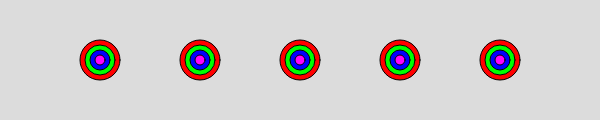
Frame 1 (no input)
Frame 60 (no input): identical to frame 1, image omitted
Frame 120 (the mouse pressed at the canvas centre since frame 60): identical to frame 1, image omitted

The p5.js sketch that drew this single still picture (run headless with seeded random() and noise() and a simulated clock; from frame 60 on, the mouse is pressed at the canvas centre):

// p5.js sketch
// ── sketch.js
function setup() {
  createCanvas(600, 120);
}

function draw() {
  background(220);
	var x= 100;//initialize the variable to 0 so that the x position of the 1st shape will be 20

  while(x<width){ //check for a condition (keep this loop going as long as this is true)

    fill(255,0,0);//add a red fill
    ellipse(x,60,40,40); //draw an ellipse at the x-location of the variable x
    fill(0,255,0);//add a green fill
    ellipse(x,60,30,30);//draw another ellipse at the same x location but smaller
    fill(0,0,255);//add a blue fill
    ellipse(x,60,20,20)//draw another ellipse at the same x location but smaller
    fill(255,0,255);//add a purple fill
    ellipse(x,60,10,10)//draw another ellipse at the same x location but smaller

    x=x+100//increment the variable (every time you run through the loop, add 100 to x)
	}
}
